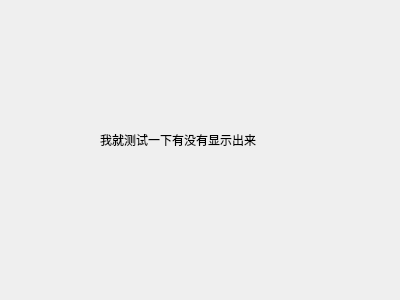
<?xml version="1.0" encoding="UTF-8"?>
<ui version="4.0">
 <class>Form</class>
 <widget class="QWidget" name="Form">
  <property name="geometry">
   <rect>
    <x>0</x>
    <y>0</y>
    <width>400</width>
    <height>300</height>
   </rect>
  </property>
  <property name="windowTitle">
   <string>Form</string>
  </property>
  <property name="styleSheet">
   <string notr="true"/>
  </property>
  <widget class="QLabel" name="label">
   <property name="geometry">
    <rect>
     <x>100</x>
     <y>90</y>
     <width>200</width>
     <height>100</height>
    </rect>
   </property>
   <property name="sizePolicy">
    <sizepolicy hsizetype="Fixed" vsizetype="Fixed">
     <horstretch>0</horstretch>
     <verstretch>0</verstretch>
    </sizepolicy>
   </property>
   <property name="minimumSize">
    <size>
     <width>200</width>
     <height>100</height>
    </size>
   </property>
   <property name="maximumSize">
    <size>
     <width>200</width>
     <height>100</height>
    </size>
   </property>
   <property name="text">
    <string>我就测试一下有没有显示出来</string>
   </property>
  </widget>
 </widget>
 <resources/>
 <connections/>
</ui>
